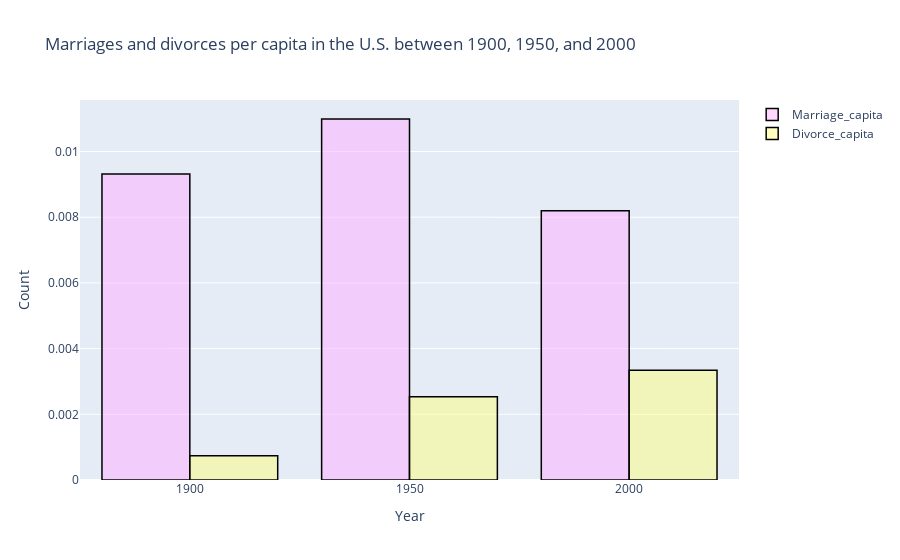

Notebook code for this chart:
### Code cell
#creath graph

# create trace1 
trace1 = go.Bar(
                x = specificmd.Year,
                y = specificmd.marriage_capita,
                name = "Marriage_capita",
                marker = dict(color = 'rgba(255, 174, 255, 0.5)',
                             line=dict(color='rgb(0,0,0)',width=1.5)))
                #text = specificmd.country)
# create trace2 
trace2 = go.Bar(
                x = specificmd.Year,
                y = specificmd.divorce_capita,
                name = "Divorce_capita",
                marker = dict(color = 'rgba(255, 255, 128, 0.5)',
                              line=dict(color='rgb(0,0,0)',width=1.5)))
                #text = specificmd.country)
data = [trace1, trace2]
layout = go.Layout(barmode = "group", title = 'Marriages and divorces per capita in the U.S. between 1900, 1950, and 2000',
              xaxis= dict(title= 'Year',ticklen= 5,zeroline= False),
             yaxis =dict(title='Count'))
fig = go.Figure(data = data, layout = layout)
iplot(fig)

### Figure 1 — Plotly figure (JSON) as saved in the notebook; plotly's stock layout.template omitted (floating-point values rounded to 4 significant figures)
{"data": [{"marker": {"color": "rgba(255, 174, 255, 0.5)", "line": {"color": "rgb(0,0,0)", "width": 1.5}}, "name": "Marriage_capita", "type": "bar", "x": [1900, 1950, 2000], "y": [0.009317, 0.01099, 0.008198]}, {"marker": {"color": "rgba(255, 255, 128, 0.5)", "line": {"color": "rgb(0,0,0)", "width": 1.5}}, "name": "Divorce_capita", "type": "bar", "x": [1900, 1950, 2000], "y": [0.0007359, 0.002538, 0.003343]}], "layout": {"barmode": "group", "title": {"text": "Marriages and divorces per capita in the U.S. between 1900, 1950, and 2000"}, "xaxis": {"ticklen": 5, "title": {"text": "Year"}, "zeroline": false}, "yaxis": {"title": {"text": "Count"}}}}
